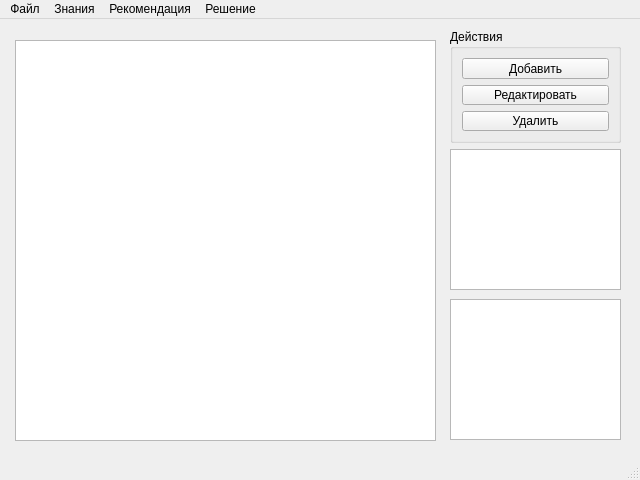
<?xml version="1.0" encoding="UTF-8"?>
<ui version="4.0">
 <class>MainWindow</class>
 <widget class="QMainWindow" name="MainWindow">
  <property name="geometry">
   <rect>
    <x>0</x>
    <y>0</y>
    <width>640</width>
    <height>480</height>
   </rect>
  </property>
  <property name="windowTitle">
   <string>MainWindow</string>
  </property>
  <widget class="QWidget" name="centralwidget">
   <widget class="QListWidget" name="listWidget">
    <property name="geometry">
     <rect>
      <x>450</x>
      <y>130</y>
      <width>171</width>
      <height>141</height>
     </rect>
    </property>
   </widget>
   <widget class="QListWidget" name="listWidget_2">
    <property name="geometry">
     <rect>
      <x>450</x>
      <y>280</y>
      <width>171</width>
      <height>141</height>
     </rect>
    </property>
   </widget>
   <widget class="QListWidget" name="Rules">
    <property name="geometry">
     <rect>
      <x>15</x>
      <y>21</y>
      <width>421</width>
      <height>401</height>
     </rect>
    </property>
   </widget>
   <widget class="QGroupBox" name="groupBox">
    <property name="geometry">
     <rect>
      <x>450</x>
      <y>10</y>
      <width>171</width>
      <height>114</height>
     </rect>
    </property>
    <property name="title">
     <string>Действия</string>
    </property>
    <layout class="QVBoxLayout" name="verticalLayout">
     <item>
      <widget class="QPushButton" name="pushButton">
       <property name="text">
        <string>Добавить</string>
       </property>
      </widget>
     </item>
     <item>
      <widget class="QPushButton" name="pushButton_2">
       <property name="text">
        <string>Редактировать</string>
       </property>
      </widget>
     </item>
     <item>
      <widget class="QPushButton" name="pushButton_3">
       <property name="text">
        <string>Удалить</string>
       </property>
      </widget>
     </item>
    </layout>
   </widget>
  </widget>
  <widget class="QMenuBar" name="menubar">
   <property name="geometry">
    <rect>
     <x>0</x>
     <y>0</y>
     <width>640</width>
     <height>21</height>
    </rect>
   </property>
   <widget class="QMenu" name="menuFile">
    <property name="title">
     <string>Файл</string>
    </property>
    <addaction name="actionNew"/>
    <addaction name="actionOpen"/>
    <addaction name="actionSave"/>
    <addaction name="separator"/>
    <addaction name="actionExit"/>
   </widget>
   <widget class="QMenu" name="menuKnowledge">
    <property name="title">
     <string>Знания</string>
    </property>
    <addaction name="actionVariables"/>
    <addaction name="actionDomains"/>
    <addaction name="actionViewOntology"/>
   </widget>
   <widget class="QMenu" name="menuRecommendation">
    <property name="title">
     <string>Рекомендация</string>
    </property>
    <addaction name="actionStart"/>
   </widget>
   <widget class="QMenu" name="menuSolution">
    <property name="title">
     <string>Решение</string>
    </property>
    <addaction name="actionSolution"/>
   </widget>
   <addaction name="menuFile"/>
   <addaction name="menuKnowledge"/>
   <addaction name="menuRecommendation"/>
   <addaction name="menuSolution"/>
  </widget>
  <widget class="QStatusBar" name="statusbar"/>
  <action name="actionOpen">
   <property name="text">
    <string>Открыть ...</string>
   </property>
   <property name="shortcut">
    <string>Ctrl+O</string>
   </property>
  </action>
  <action name="actionSave">
   <property name="text">
    <string>Сохранить как ...</string>
   </property>
   <property name="shortcut">
    <string>Ctrl+S</string>
   </property>
  </action>
  <action name="actionNew">
   <property name="text">
    <string>Создать ...</string>
   </property>
   <property name="shortcut">
    <string>Ctrl+N</string>
   </property>
  </action>
  <action name="actionExit">
   <property name="text">
    <string>Выход</string>
   </property>
   <property name="shortcut">
    <string>Ctrl+Q</string>
   </property>
  </action>
  <action name="actionVariables">
   <property name="text">
    <string>Переменные</string>
   </property>
   <property name="shortcut">
    <string>Ctrl+V</string>
   </property>
  </action>
  <action name="actionDomains">
   <property name="text">
    <string>Домены</string>
   </property>
   <property name="shortcut">
    <string>Ctrl+D</string>
   </property>
  </action>
  <action name="actionStart">
   <property name="text">
    <string>Начать</string>
   </property>
   <property name="shortcut">
    <string>Ctrl+S</string>
   </property>
  </action>
  <action name="actionViewOntology">
   <property name="text">
    <string>Просмотр отнологии</string>
   </property>
   <property name="shortcut">
    <string>Ctrl+V</string>
   </property>
  </action>
  <action name="actionSolution">
   <property name="text">
    <string>Показать решение</string>
   </property>
  </action>
 </widget>
 <resources/>
 <connections/>
</ui>
